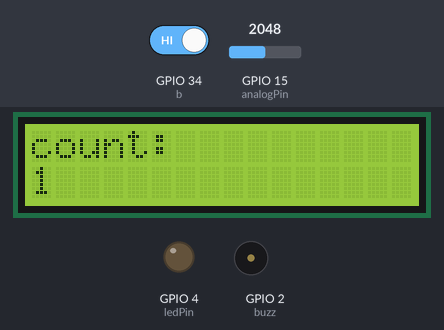
A sketch run on a simulated ESP32. On the bench: 16×2 character LCD, output pins drawn as LEDs (lit = HIGH), buzzer (waves = sounding, pin HIGH). Dashed ring = blinking. Inputs (shaded band) come from the test bench; at power-on: GPIO 34 (b) HIGH, GPIO 15 (analogPin) = 2048. What the sketch prints to the serial monitor is not drawn.

Above: at 1.2 s.
1.3 s: GPIO 34 (b) driven LOW
At 2.55 s:
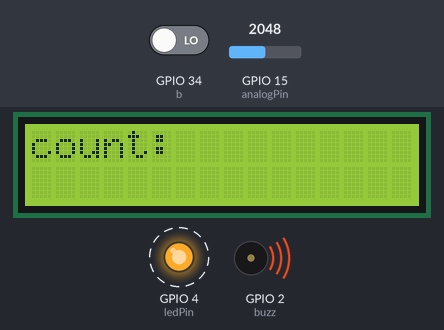
4.8 s: GPIO 15 (analogPin) set to 4040
At 6.0 s:
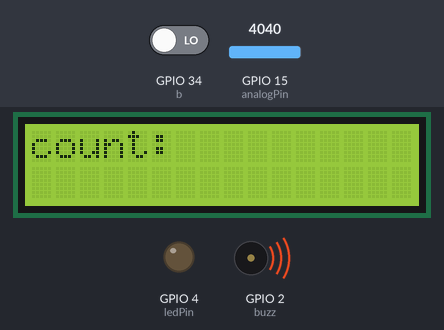
8.2 s: GPIO 15 (analogPin) set to 3933
At 10.1 s:
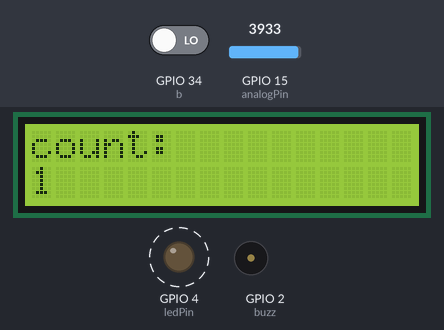
11.7 s: GPIO 34 (b) driven HIGH
At 13.42 s:
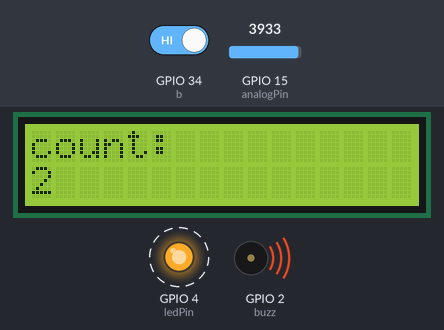
Timing chart, 0 to 15.9 s (numbered marks = the images above; inputs shaded):
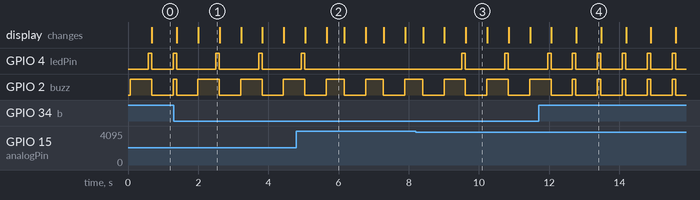

The sketch:

main.ino
```cpp
#include <LiquidCrystal_I2C.h>
#include <Wire.h>
#define b 34

int analogPin = 15;
int val = 0;
int buzz = 2;
int ledPin = 4;
int count = 0;
int button = 36;
int valb = 0;
LiquidCrystal_I2C lcd(0x27, 16, 2);
void setup()
{
    Serial.begin(9600);
    pinMode(buzz, OUTPUT);
    pinMode(ledPin, OUTPUT);
    pinMode(button, INPUT);
    pinMode(b, INPUT);
    lcd.begin();
}
void loop()
{
    val = analogRead(analogPin);
    Serial.print("val = ");
    Serial.println(val);
    Serial.print("count = ");
    Serial.println(count);
    digitalWrite(buzz, 1);
    if (valb == 0)
    {
        count = 0;
        lcd.setCursor(0, 1);
        lcd.print("          ");
        delay(500);
    }
    if (val > 4000)
    {
        digitalWrite(ledPin, 0);
        digitalWrite(buzz, 0);
    }
    else
    {
        digitalWrite(ledPin, 1);
        digitalWrite(buzz, 1);
        delay(100);
        count++;
    }
    digitalWrite(buzz, 0);

    digitalWrite(ledPin, 0);
    lcd.setCursor(0, 0);
    lcd.print("count: ");
    lcd.setCursor(0, 1);
    lcd.print(count);
    delay(100);
    valb = digitalRead(b);
    Serial.println(valb);
    delay(500);
}
```

Measured:
- the behaviour switches between 4001 and 4000 on GPIO 15 (analogPin) (found by bisection; images 2 and 3)
- after the input at 1.3 s, GPIO 4 (ledPin): alternates HIGH for 0.10 s and LOW for 1.1 s, starting after 1.2 s; GPIO 2 (buzz): alternates HIGH for 0.61 s and LOW for 0.61 s, starting after 1.3 s
- after the input at 4.8 s, GPIO 4 (ledPin): goes on until 5.0 s, then stays LOW
- after the input at 8.2 s, GPIO 4 (ledPin): alternates HIGH for 0.10 s and LOW for 1.1 s, starting after 1.3 s
- after the input at 11.7 s, GPIO 4 (ledPin): alternates HIGH for 0.10 s and LOW for 0.61 s, starting after 0.96 s; GPIO 2 (buzz): alternates HIGH for 0.10 s and LOW for 0.61 s, starting after 1.1 s
- what the display in image 1 shows lasts 0.6 s, from 2.0 s to 2.6 s
- what the display in image 2 shows lasts 0.5 s, from 5.7 s to 6.2 s
